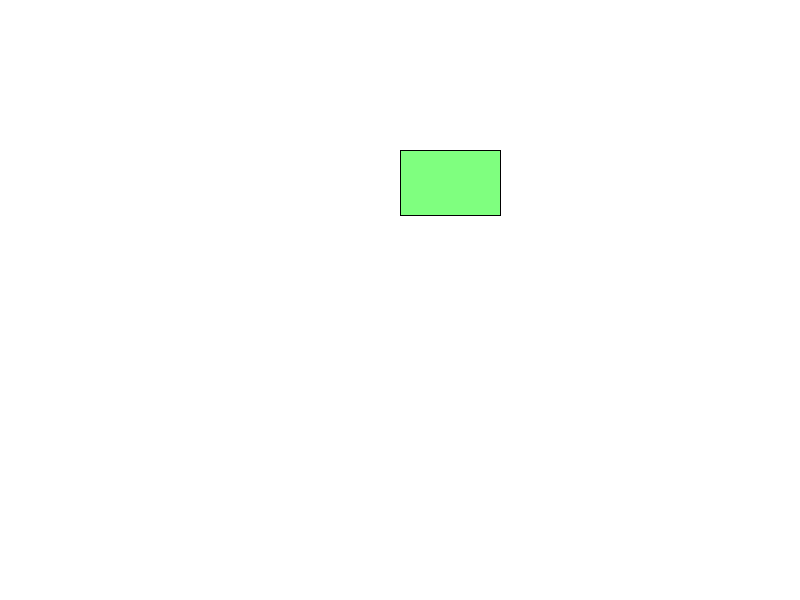
Frame 1 (no input)
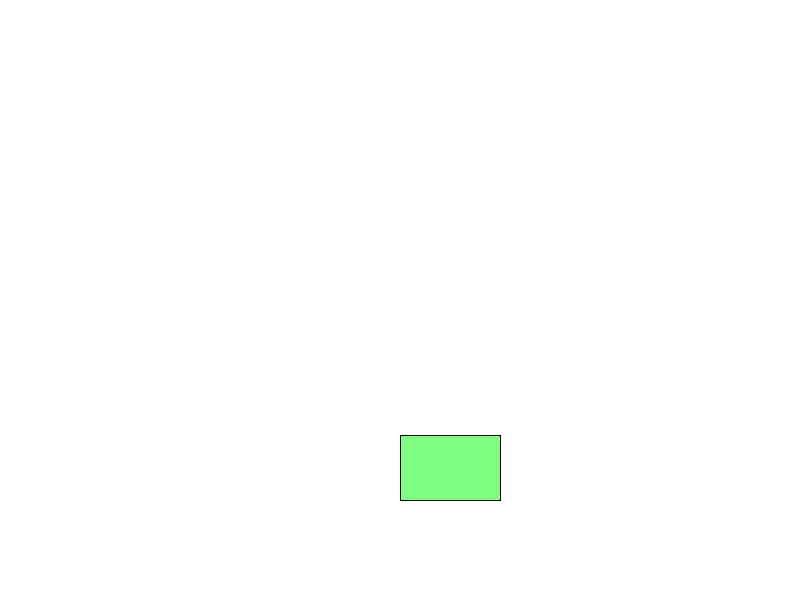
Frame 60 (the mouse pressed at the canvas centre just before this capture)
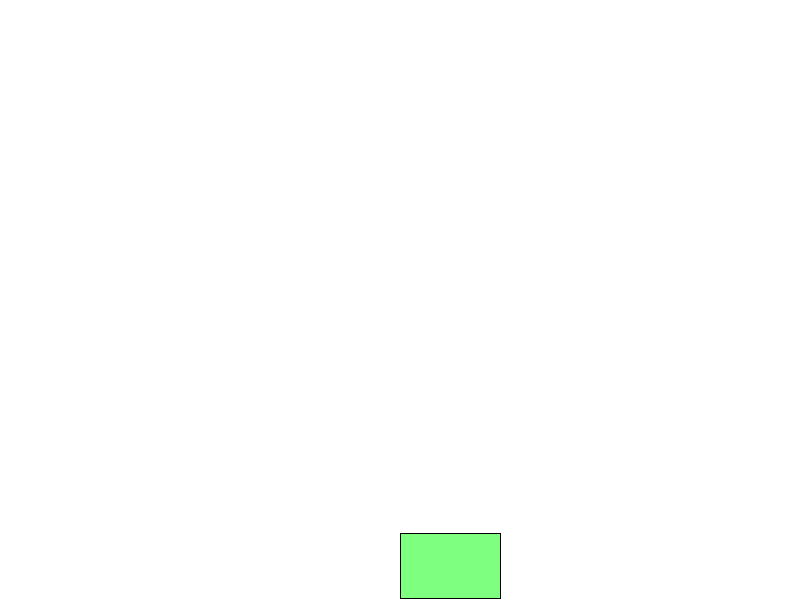
Frame 120 (the mouse held since frame 60 and released just before this capture)

The Processing sketch that drew these frames (run headless with seeded random() and noise(); from frame 60 on, the mouse is pressed at the canvas centre):

// Processing sketch: p4gravity
// ── p4gravity.pde
//gravity
//TODO: jump, platform, images, platforms, shooting, enemies

Unicorn u;

boolean left, right, up, down, space;

void setup() {
  size(800, 600);

  left = false;
  right = false;
  up = false;
  down = false;
  space = false;


  //unicorn values
  u = new Unicorn();
}

void draw() {
  background(255);
  u.update();
  u.display();
}


void keyPressed() {
  switch (keyCode) {
  case 37://left
    left = true;
    break;
  case 39://right
    right = true;
    break;
  case 38://up
    up = true;
    break;
  case 40://down
    down = true;
    break;
  case 32: //space
    space = true;
    break;
  }
}
void keyReleased() {
  switch (keyCode) {
  case 37://left
    left = false;
    break;
  case 39://right
    right = false;
    break;
  case 38://up
    up = false;
    break;
  case 40://down
    down = false;
    break;
  case 32: //space
    space = false;
    break;
  }
}

// ── Unicorn.pde
class Unicorn {

  float w, h, x, y, vx, vy, 
    accelerationX, accelerationY, 
    speedLimit;

  //world variables
  float friction, bounce, gravity;

  boolean isOnGround;
  float jumpForce;

  float halfWidth, halfHeight;
  String collisionSide;


  Unicorn() {
    w = 100;//was 140. shrink to be centered on body
    h = 65;//was 95. shrink to be centered on body
    x = 400;
    y = 150;
    vx = 0;
    vy = 0;
    accelerationX = 0;
    accelerationY = 0;
    speedLimit = 10;
    isOnGround = false;
    jumpForce = -10;

    //world values
    friction = 0.96;
    bounce = -0.7;
    gravity = .3;

    halfWidth = w/2;
    halfHeight = h/2;

    collisionSide = "";
  }

  void update() {
    //start all moves off with friction at 1
    if (left && !right) {
      accelerationX = -0.2;
      friction = 1;
    }
    if (right && !left) {
      accelerationX = 0.2;
      friction = 1;
    }
    if (!left&&!right) {
      accelerationX = 0;
    }

    if (up && !down) {
      accelerationY = -0.2;
      gravity = 0;
      friction = 1;
    }
    if (down && !up) {
      accelerationY = 0.2;
      friction = 1;
    }
    if (!up&&!down) {
      accelerationY = 0;
    }
    //removing impulse reintroduces friction
    if (!up && !down && !left && !right) {
      friction = 0.96; 
      gravity = 0.3;
    }

    vx += accelerationX;
    vy += accelerationY;

    //friction 1 = no friction
    vx *= friction;
    vy *= friction;

    //apply gravity
    vy += gravity;

    ////correct for maximum speeds
    if (vx > speedLimit) {
      vx = speedLimit;
    }
    if (vx < -speedLimit) {
      vx = -speedLimit;
    }
    //need to let gravity ramp it up
    if (vy > 3 * speedLimit) {
      vy = 3 * speedLimit;
    }
    if (vy < -speedLimit) {
      vy = -speedLimit;
    }

    ////move the player
    x+=vx;
    y+=vy;

    checkBoundaries();
  }

  void checkBoundaries() {
    ////check boundaries
    ////left
    if (x < 0) {
      vx *= bounce;
      x = 0;
    }
    //// right
    if (x + w > width) {
      vx *= bounce;
      x = width - w;
    }
    ////top
    if (y < 0) {
      vy *= bounce;
      y = 0;
    }
    if (y + h > height) {
      vy *= bounce;
      y = height - h;
    }
  }

  void display() {
    fill(0, 255, 0, 128);
    rect(x, y, w, h);
  }
}
